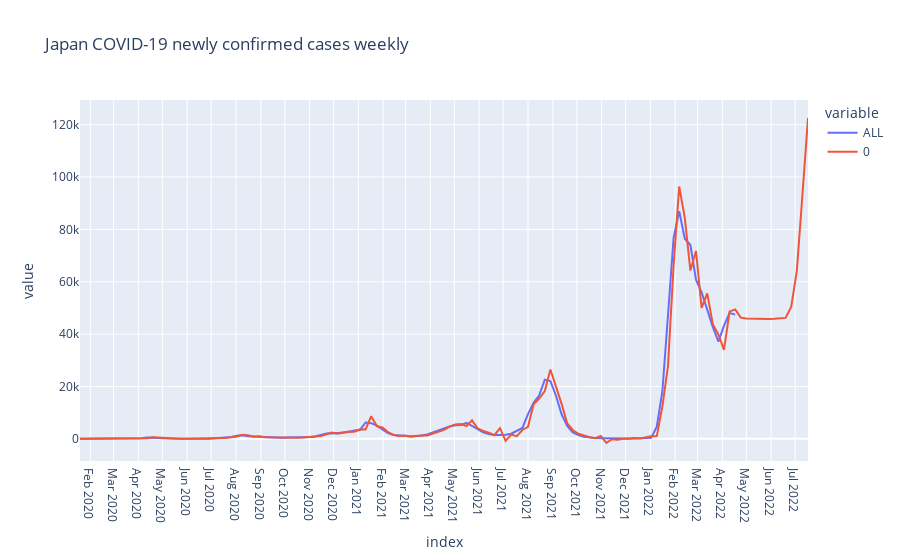

Notebook cell for this chart:
### Code cell
ts_forecast = result_all.predict(start=df_gr.index[0], end=df_gr.index[-1]+relativedelta(months=3))

temp_df = df_gr.ALL.to_frame()
temp_df = pd.concat([temp_df, ts_forecast])
fig = px.line(temp_df, title='Japan COVID-19 newly confirmed cases weekly')
fig.update_layout({
    'xaxis': {
        'dtick': 'M1'
    }
})
fig.show()

### Figure 1 — Plotly figure (JSON) as saved in the notebook; plotly's stock layout.template omitted (floating-point values rounded to 4 significant figures; data arrays with more than 128 entries replaced by an {"elided": "..."} marker saying what was removed)
{"data": [{"hovertemplate": "variable=ALL<br>index=%{x}<br>value=%{y}<extra></extra>", "legendgroup": "ALL", "line": {"color": "#636efa", "dash": "solid"}, "marker": {"symbol": "circle"}, "mode": "lines", "name": "ALL", "orientation": "v", "showlegend": true, "type": "scatter", "x": {"elided": "249 str values"}, "xaxis": "x", "y": {"elided": "249 float values"}, "yaxis": "y"}, {"hovertemplate": "variable=0<br>index=%{x}<br>value=%{y}<extra></extra>", "legendgroup": "0", "line": {"color": "#EF553B", "dash": "solid"}, "marker": {"symbol": "circle"}, "mode": "lines", "name": "0", "orientation": "v", "showlegend": true, "type": "scatter", "x": {"elided": "249 str values"}, "xaxis": "x", "y": {"elided": "249 float values"}, "yaxis": "y"}], "layout": {"autosize": true, "legend": {"title": {"text": "variable"}, "tracegroupgap": 0}, "title": {"text": "Japan COVID-19 newly confirmed cases weekly"}, "xaxis": {"anchor": "y", "autorange": true, "domain": [0, 1], "dtick": "M1", "range": ["2020-01-19", "2022-07-17"], "title": {"text": "index"}, "type": "date"}, "yaxis": {"anchor": "x", "autorange": true, "domain": [0, 1], "range": [-8454.0, 129400.0], "title": {"text": "value"}, "type": "linear"}}}
